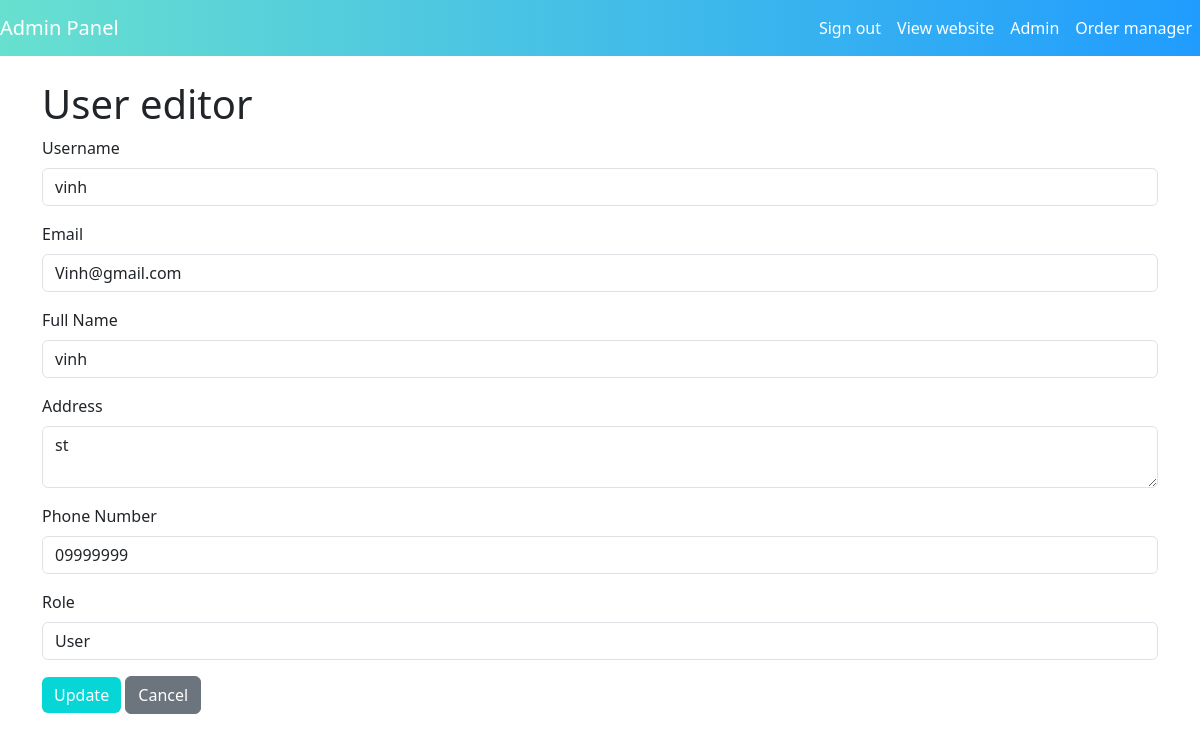
The page /backend/edit_user.php?id=1 (signed in) on the database its author committed.
### tables this page shows
CREATE TABLE users (
    id INT AUTO_INCREMENT PRIMARY KEY,
    username VARCHAR(50) NOT NULL UNIQUE,
    password VARCHAR(255) NOT NULL,
    email VARCHAR(100) NOT NULL UNIQUE,
    full_name VARCHAR(100),
    address TEXT,
    phone VARCHAR(20),
    role ENUM('user', 'admin') DEFAULT 'user',
    created_at TIMESTAMP DEFAULT CURRENT_TIMESTAMP,
    image VARCHAR(500)
);

### backend/edit_user.php (the view, shortened to what this page needs)
<?php
include 'config.php';
if (isset($_GET['id'])) {
    $edit_id = $_GET['id'];
}
elseif (isset($_POST['edit_id'])) {
    $edit_id = $_POST['edit_id'];
}
else {
    $edit_id = null;
}
$sql = "SELECT * FROM users WHERE id = ?";
$stm = $conn->prepare($sql);
$stm->bind_param("i", $edit_id);
$stm->execute();
$edit_result = $stm->get_result();
$edit_user = $edit_result->fetch_assoc();
?>
<!DOCTYPE html>
<html lang="vi">
<head>
    <link href="https://cdn.jsdelivr.net/npm/bootstrap@5.3.0/dist/css/bootstrap.min.css" rel="stylesheet">
    <link rel="stylesheet" href="../frontend/css/style.css">
</head>
<body>
    <nav class="navbar navbar-expand-lg navbar-light bg-light-blue">
        <a class="navbar-brand" href="#">Admin Panel</a>
            <ul class="navbar-nav ms-auto">
                <li class="nav-item"><a class="nav-link" href="logout.php">Sign out</a></li>
                <li class="nav-item"><a class="nav-link" href="index_admin.php">View website</a></li>
                <li class="nav-item"><a class="nav-link" href="admin.php">Admin</a></li>
                <li class="nav-item"><a class="nav-link" href="admin_orders.php">Order manager</a></li>
            </ul>
    </nav>
    <div class="container mt-4">
        <h1>User editor</h1>
        <form action="edit_user.php" method="POST">
    <div class="mb-3">
        <label for="username" class="form-label">Username</label>
        <input type="text" class="form-control" id="username" name="username" value="<?php echo $edit_user['username']; ?>" required>
    </div>
    <div class="mb-3">
        <label for="email" class="form-label">Email</label>
        <input type="email" class="form-control" id="email" name="email" value="<?php echo $edit_user['email']; ?>" required>
    </div>
    <div class="mb-3">
        <label for="full_name" class="form-label">Full Name</label>
        <input type="text" class="form-control" id="full_name" name="full_name" value="<?php echo $edit_user['full_name']; ?>">
    </div>
    <div class="mb-3">
        <label for="address" class="form-label">Address</label>
        <textarea class="form-control" id="address" name="address"><?php echo $edit_user['address']; ?></textarea>
    </div>
    <div class="mb-3">
        <label for="phone" class="form-label">Phone Number</label>
        <input type="text" class="form-control" id="phone" name="phone" value="<?php echo $edit_user['phone']; ?>">
    </div>
    <div class="mb-3">
        <label for="role" class="form-label">Role</label>
        <select class="form-control" id="role" name="role" required>
            <option value="user" <?php echo $edit_user['role'] == 'user' ? 'selected' : ''; ?>>User</option>
        </select>
    </div>
    <button type="submit" class="btn btn-primary">Update</button>
    <a href="admin_users.php" class="btn btn-secondary">Cancel</a>
</form>
    </div>
</body>
</html>

### frontend/css/style.css (style rules this page uses)
.bg-light-blue { background: linear-gradient(to left, #209CFF, #68E0CF); }
.navbar-brand, .nav-link { color: #fff !important; }
.btn-primary { background-color: #07d6d6; border: none; }

### rows shown on the page
users: username "vinh", email "Vinh@gmail.com", full_name "vinh", address "st", phone "09999999", role "User"
